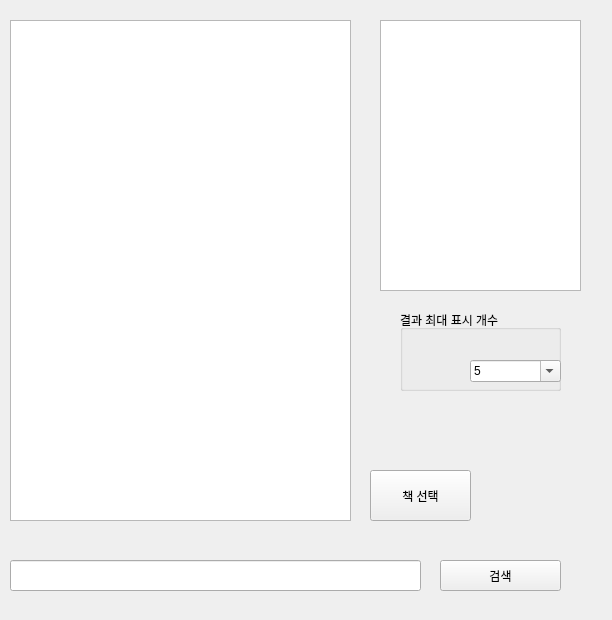
<?xml version="1.0" encoding="UTF-8"?>
<ui version="4.0">
 <class>Form</class>
 <widget class="QWidget" name="Form">
  <property name="geometry">
   <rect>
    <x>0</x>
    <y>0</y>
    <width>612</width>
    <height>620</height>
   </rect>
  </property>
  <property name="windowTitle">
   <string>검색창</string>
  </property>
  <widget class="QLineEdit" name="lineEdit">
   <property name="geometry">
    <rect>
     <x>10</x>
     <y>560</y>
     <width>411</width>
     <height>31</height>
    </rect>
   </property>
  </widget>
  <widget class="QListView" name="listView">
   <property name="geometry">
    <rect>
     <x>10</x>
     <y>20</y>
     <width>341</width>
     <height>501</height>
    </rect>
   </property>
  </widget>
  <widget class="QGroupBox" name="groupBox">
   <property name="geometry">
    <rect>
     <x>400</x>
     <y>310</y>
     <width>161</width>
     <height>81</height>
    </rect>
   </property>
   <property name="title">
    <string>결과 최대 표시 개수</string>
   </property>
   <widget class="QComboBox" name="comboBox">
    <property name="geometry">
     <rect>
      <x>70</x>
      <y>50</y>
      <width>91</width>
      <height>22</height>
     </rect>
    </property>
    <property name="editable">
     <bool>true</bool>
    </property>
    <property name="currentIndex">
     <number>4</number>
    </property>
    <property name="maxVisibleItems">
     <number>10</number>
    </property>
    <item>
     <property name="text">
      <string>1</string>
     </property>
    </item>
    <item>
     <property name="text">
      <string>2</string>
     </property>
    </item>
    <item>
     <property name="text">
      <string>3</string>
     </property>
    </item>
    <item>
     <property name="text">
      <string>4</string>
     </property>
    </item>
    <item>
     <property name="text">
      <string>5</string>
     </property>
    </item>
    <item>
     <property name="text">
      <string>6</string>
     </property>
    </item>
    <item>
     <property name="text">
      <string>7</string>
     </property>
    </item>
    <item>
     <property name="text">
      <string>8</string>
     </property>
    </item>
    <item>
     <property name="text">
      <string>9</string>
     </property>
    </item>
    <item>
     <property name="text">
      <string>10</string>
     </property>
    </item>
    <item>
     <property name="text">
      <string>11</string>
     </property>
    </item>
    <item>
     <property name="text">
      <string>12</string>
     </property>
    </item>
    <item>
     <property name="text">
      <string>13</string>
     </property>
    </item>
    <item>
     <property name="text">
      <string>14</string>
     </property>
    </item>
    <item>
     <property name="text">
      <string>15</string>
     </property>
    </item>
    <item>
     <property name="text">
      <string>16</string>
     </property>
    </item>
    <item>
     <property name="text">
      <string>17</string>
     </property>
    </item>
    <item>
     <property name="text">
      <string>18</string>
     </property>
    </item>
    <item>
     <property name="text">
      <string>19</string>
     </property>
    </item>
    <item>
     <property name="text">
      <string>20</string>
     </property>
    </item>
   </widget>
  </widget>
  <widget class="QGraphicsView" name="graphicsView">
   <property name="geometry">
    <rect>
     <x>380</x>
     <y>20</y>
     <width>201</width>
     <height>271</height>
    </rect>
   </property>
  </widget>
  <widget class="QPushButton" name="pushButton">
   <property name="geometry">
    <rect>
     <x>440</x>
     <y>560</y>
     <width>121</width>
     <height>31</height>
    </rect>
   </property>
   <property name="text">
    <string>검색</string>
   </property>
  </widget>
  <widget class="QPushButton" name="pushButton_2">
   <property name="geometry">
    <rect>
     <x>370</x>
     <y>470</y>
     <width>101</width>
     <height>51</height>
    </rect>
   </property>
   <property name="text">
    <string>책 선택</string>
   </property>
  </widget>
 </widget>
 <resources/>
 <connections/>
</ui>
